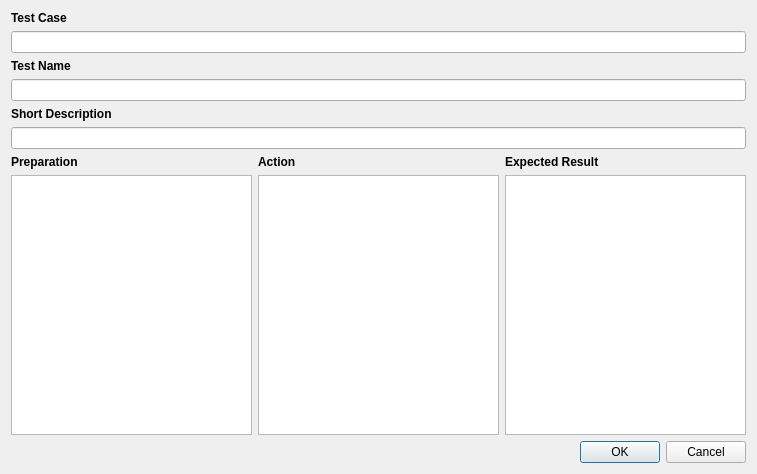
<?xml version="1.0" encoding="UTF-8"?>
<ui version="4.0">
 <class>PreventiveActionDialog</class>
 <widget class="QDialog" name="PreventiveActionDialog">
  <property name="geometry">
   <rect>
    <x>0</x>
    <y>0</y>
    <width>757</width>
    <height>474</height>
   </rect>
  </property>
  <property name="windowTitle">
   <string>Dialog</string>
  </property>
  <layout class="QVBoxLayout" name="verticalLayout_2">
   <item>
    <layout class="QVBoxLayout" name="verticalLayout">
     <item>
      <widget class="QLabel" name="label_4">
       <property name="font">
        <font>
         <weight>75</weight>
         <bold>true</bold>
        </font>
       </property>
       <property name="text">
        <string>Test Case</string>
       </property>
      </widget>
     </item>
     <item>
      <widget class="QLineEdit" name="testCaseEdit"/>
     </item>
     <item>
      <widget class="QLabel" name="label_5">
       <property name="font">
        <font>
         <weight>75</weight>
         <bold>true</bold>
        </font>
       </property>
       <property name="text">
        <string>Test Name</string>
       </property>
      </widget>
     </item>
     <item>
      <widget class="QLineEdit" name="testNameEdit"/>
     </item>
     <item>
      <widget class="QLabel" name="label_6">
       <property name="font">
        <font>
         <weight>75</weight>
         <bold>true</bold>
        </font>
       </property>
       <property name="text">
        <string>Short Description</string>
       </property>
      </widget>
     </item>
     <item>
      <widget class="QLineEdit" name="shortDescriptionEdit"/>
     </item>
    </layout>
   </item>
   <item>
    <layout class="QGridLayout" name="gridLayout">
     <item row="0" column="0">
      <widget class="QLabel" name="label">
       <property name="font">
        <font>
         <weight>75</weight>
         <bold>true</bold>
        </font>
       </property>
       <property name="text">
        <string>Preparation</string>
       </property>
      </widget>
     </item>
     <item row="0" column="1">
      <widget class="QLabel" name="label_2">
       <property name="font">
        <font>
         <weight>75</weight>
         <bold>true</bold>
        </font>
       </property>
       <property name="text">
        <string>Action</string>
       </property>
      </widget>
     </item>
     <item row="0" column="2">
      <widget class="QLabel" name="label_3">
       <property name="font">
        <font>
         <weight>75</weight>
         <bold>true</bold>
        </font>
       </property>
       <property name="text">
        <string>Expected Result</string>
       </property>
      </widget>
     </item>
     <item row="1" column="0">
      <widget class="QPlainTextEdit" name="preparationEdit"/>
     </item>
     <item row="1" column="1">
      <widget class="QPlainTextEdit" name="actionEdit"/>
     </item>
     <item row="1" column="2">
      <widget class="QPlainTextEdit" name="expectedResultEdit"/>
     </item>
    </layout>
   </item>
   <item>
    <widget class="QDialogButtonBox" name="buttonBox">
     <property name="orientation">
      <enum>Qt::Horizontal</enum>
     </property>
     <property name="standardButtons">
      <set>QDialogButtonBox::Cancel|QDialogButtonBox::Ok</set>
     </property>
    </widget>
   </item>
  </layout>
 </widget>
 <resources/>
 <connections>
  <connection>
   <sender>buttonBox</sender>
   <signal>accepted()</signal>
   <receiver>PreventiveActionDialog</receiver>
   <slot>accept()</slot>
   <hints>
    <hint type="sourcelabel">
     <x>248</x>
     <y>254</y>
    </hint>
    <hint type="destinationlabel">
     <x>157</x>
     <y>274</y>
    </hint>
   </hints>
  </connection>
  <connection>
   <sender>buttonBox</sender>
   <signal>rejected()</signal>
   <receiver>PreventiveActionDialog</receiver>
   <slot>reject()</slot>
   <hints>
    <hint type="sourcelabel">
     <x>316</x>
     <y>260</y>
    </hint>
    <hint type="destinationlabel">
     <x>286</x>
     <y>274</y>
    </hint>
   </hints>
  </connection>
 </connections>
</ui>
